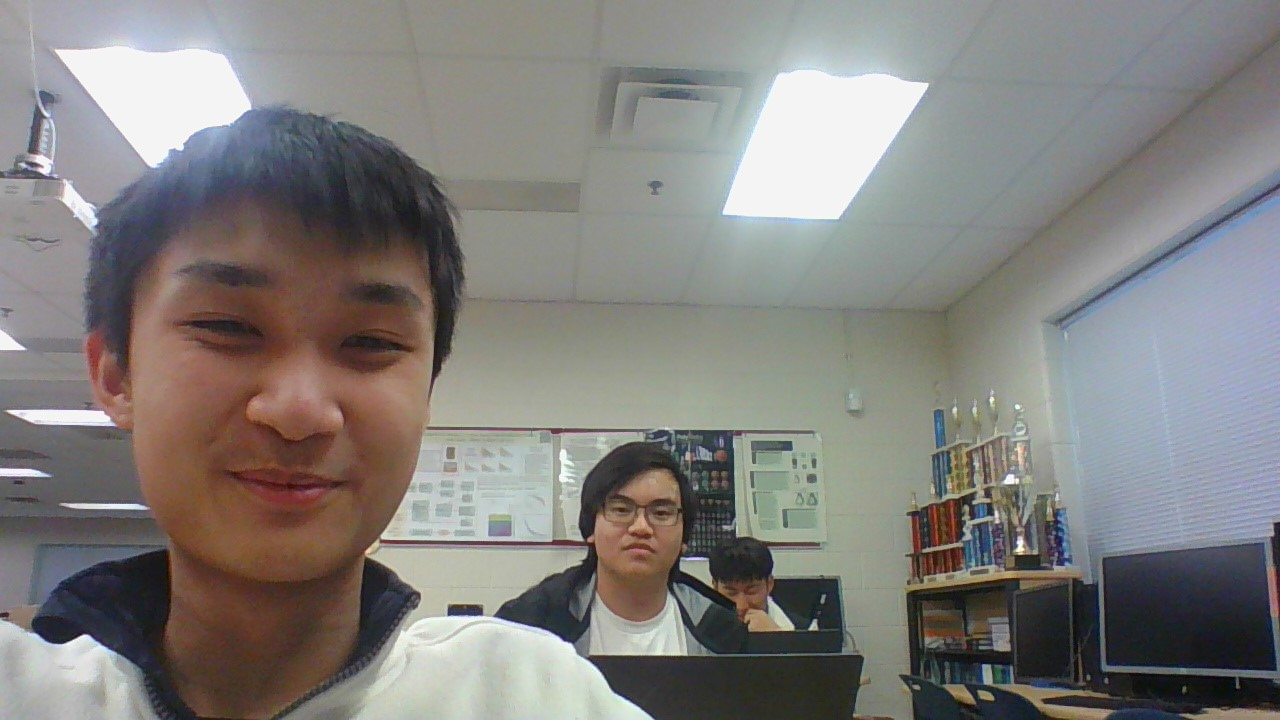
#> input picture fixedreward/lucas.jpg, 1280 x 720 px, given in place of the camera
$ python GFG.py
#> lines starting #> are read from the running program, lines starting #| are printed output that depends on the picture; after the words box and inside, x2 and y2 are one past the last pixel; in counts of white or black regions, pixels touching at a corner belong together
import cv2
import numpy as np

# Read image.
vid = cv2.VideoCapture(0)

while True:
    ret,img = vid.read()
#> img is the input picture: shape (720, 1280, 3); mean B, G, R 125.2, 127.9, 130.3
    if ret == False: break

    # Convert to grayscale.
    gray = cv2.cvtColor(img, cv2.COLOR_BGR2GRAY)
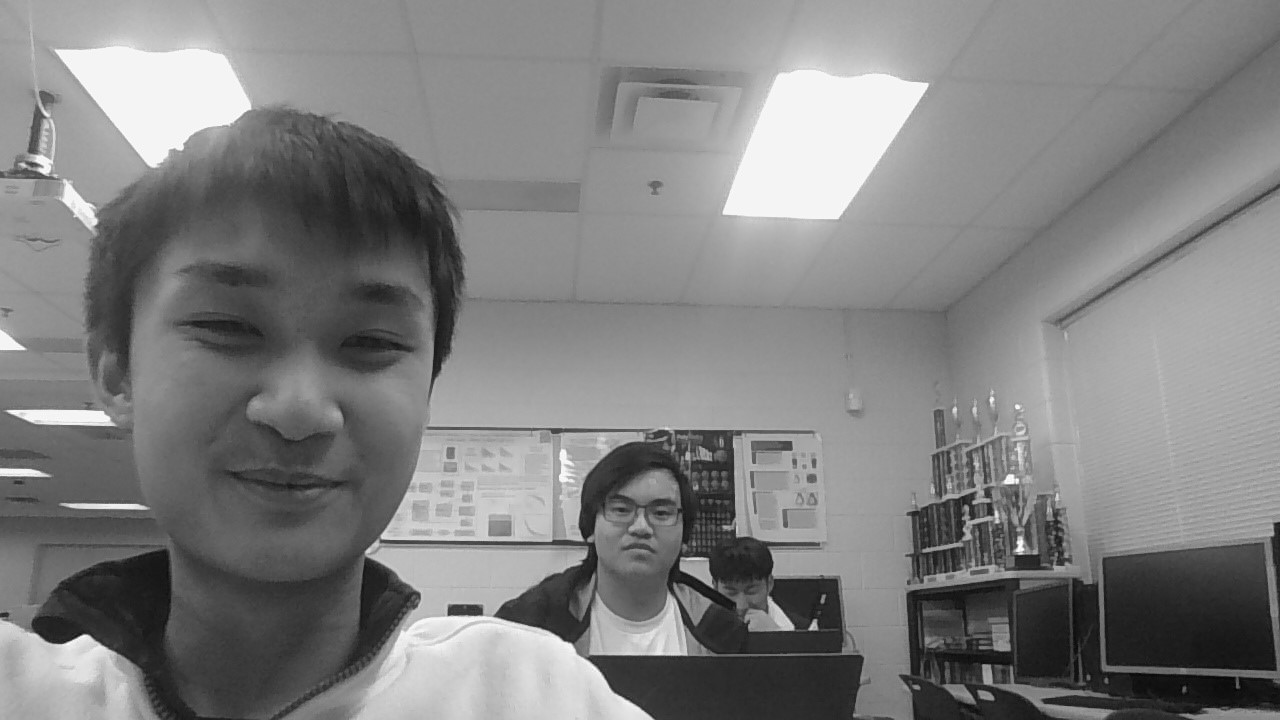
#> gray: shape (720, 1280); min 3, max 255, mean 128.3

    # Blur using 3 * 3 kernel.
    gray_blurred = cv2.blur(gray, (3, 3))

    # Apply Hough transform on the blurred image.
    detected_circles = cv2.HoughCircles(gray_blurred,
                    cv2.HOUGH_GRADIENT, 1, 20, param1 = 50,
                param2 = 30, minRadius = 1, maxRadius = 40)
#> detected_circles = 17 rows, first 8: [636.5, 584.5, 36.1], [984.5, 539.5, 32.7], [993.5, 493.5, 33.8], [975.5, 667.5, 36.1], [742.5, 569.5, 33.8], [965.5, 465.5, 23.8], [936.5, 560.5, 20.5], [1191.5, 503.5, 23.9]

    # Draw circles that are detected.
    if detected_circles is not None:

        # Convert the circle parameters a, b and r to integers.
        detected_circles = np.uint16(np.around(detected_circles))
#> detected_circles = 17 rows, first 8: [636, 584, 36], [984, 540, 33], [994, 494, 34], [976, 668, 36], [742, 570, 34], [966, 466, 24], [936, 560, 20], [1192, 504, 24]

        for pt in detected_circles[0, :]:
            a, b, r = pt[0], pt[1], pt[2]

            # Draw the circumference of the circle.
            cv2.circle(img, (a, b), r, (0, 255, 0), 2)

            # Draw a small circle (of radius 1) to show the center.
            cv2.circle(img, (a, b), 1, (0, 0, 255), 3)
            cv2.imshow("Detected Circle", img)
            cv2.waitKey(1)
#> this loop made 17 passes
#> (a, b, r) on passes 1 to 12: (636, 584, 36), (984, 540, 33), (994, 494, 34), (976, 668, 36), (742, 570, 34), (966, 466, 24), (936, 560, 20), (1192, 504, 24), (934, 620, 27), (948, 518, 17), (1008, 522, 14), (982, 610, 24)
#> pass 2, `cv2.imshow("Detected Circle", img)`:
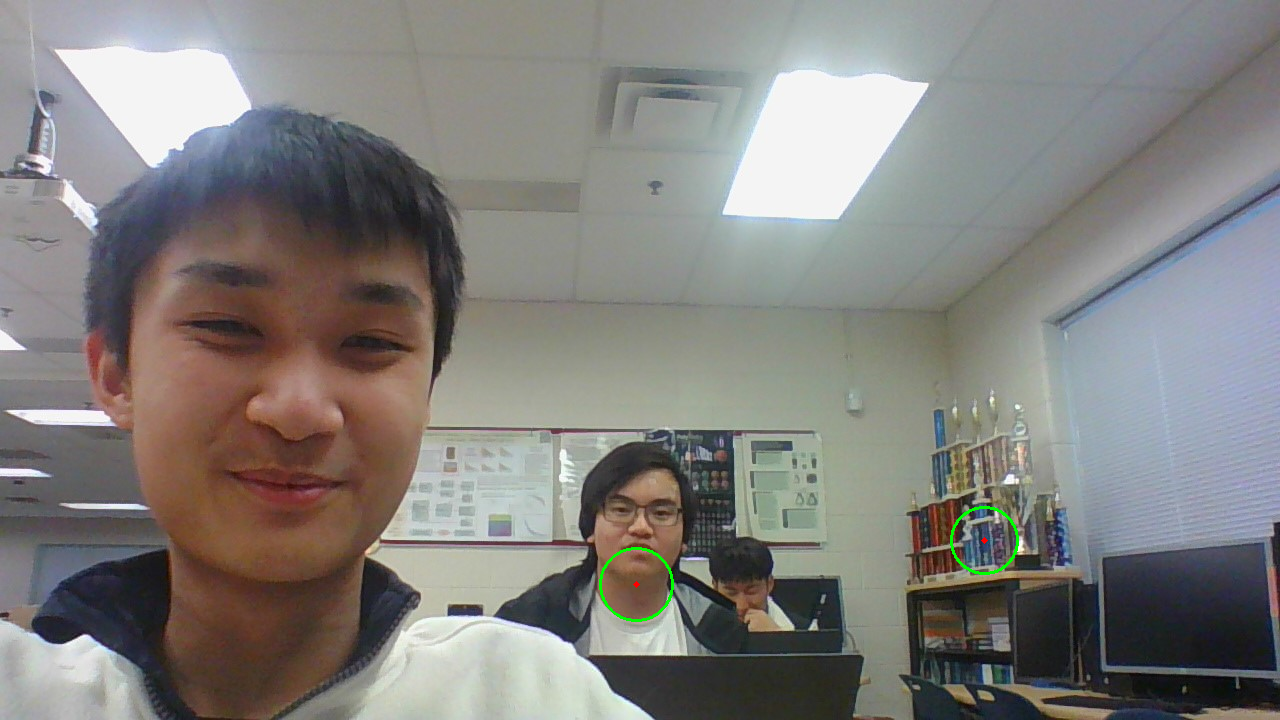
#> window 'Detected Circle': shape (720, 1280, 3); mean B, G, R 125.1, 128.1, 130.2
#> after the loop:
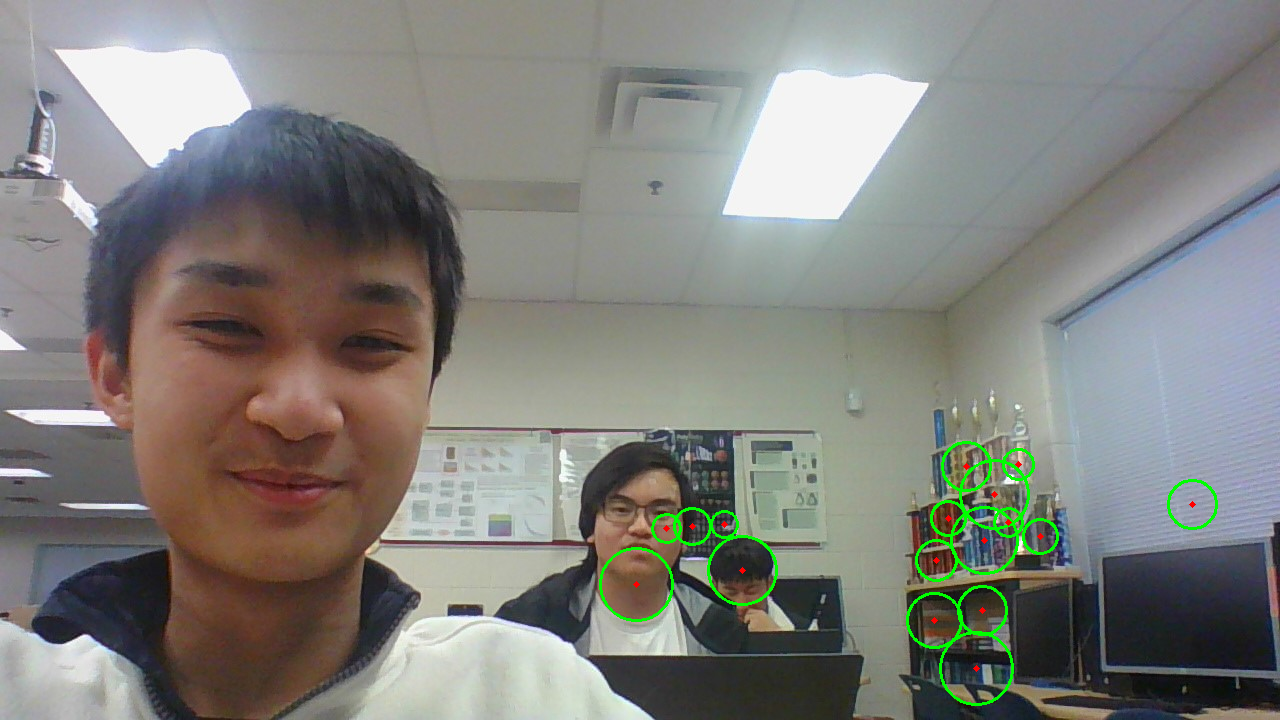
#> img: shape (720, 1280, 3); 0.84% of pixels changed, all inside (x1, y1, x2, y2) = (599, 441, 1218, 706)

vid.release()
cv2.destroyAllWindows()
